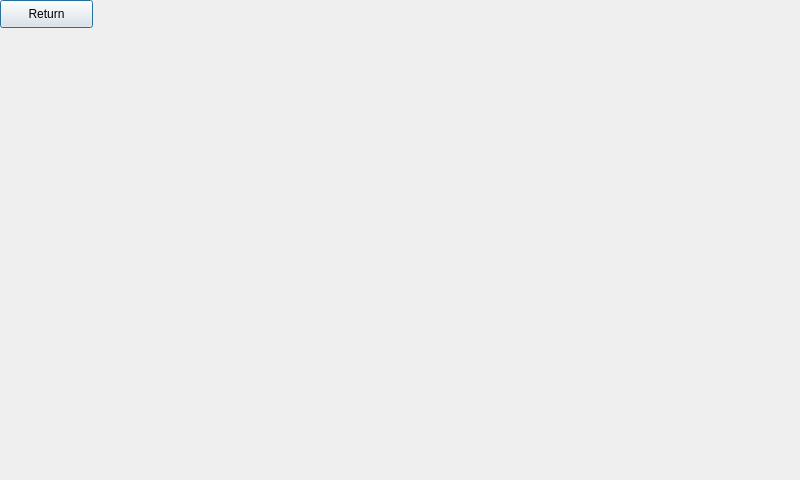
<?xml version="1.0" encoding="UTF-8"?>
<ui version="4.0">
 <class>Watering</class>
 <widget class="QDialog" name="Watering">
  <property name="geometry">
   <rect>
    <x>0</x>
    <y>0</y>
    <width>800</width>
    <height>480</height>
   </rect>
  </property>
  <property name="windowTitle">
   <string>Dialog</string>
  </property>
  <widget class="QPushButton" name="return_button">
   <property name="geometry">
    <rect>
     <x>0</x>
     <y>0</y>
     <width>93</width>
     <height>28</height>
    </rect>
   </property>
   <property name="text">
    <string>Return</string>
   </property>
  </widget>
 </widget>
 <resources/>
 <connections/>
</ui>
